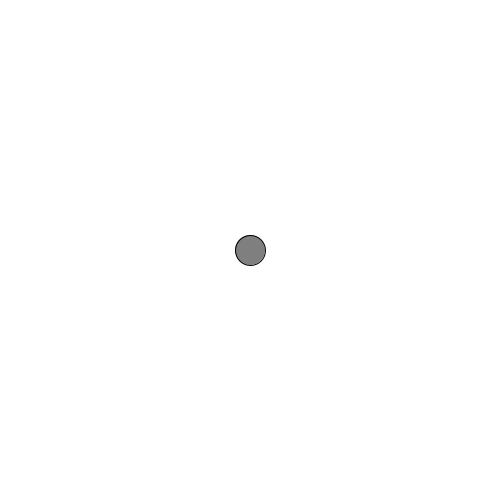
Frame 1 (no input)
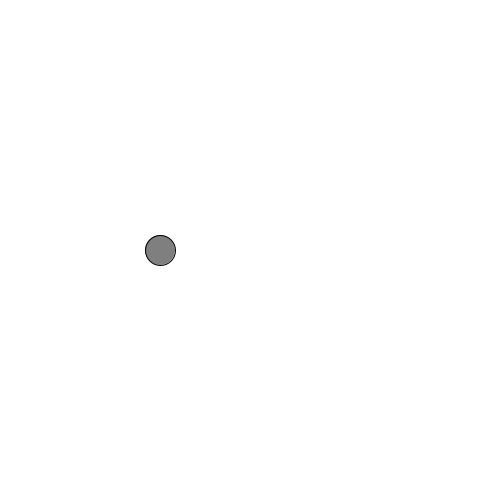
Frame 60 (the mouse pressed at the canvas centre just before this capture)
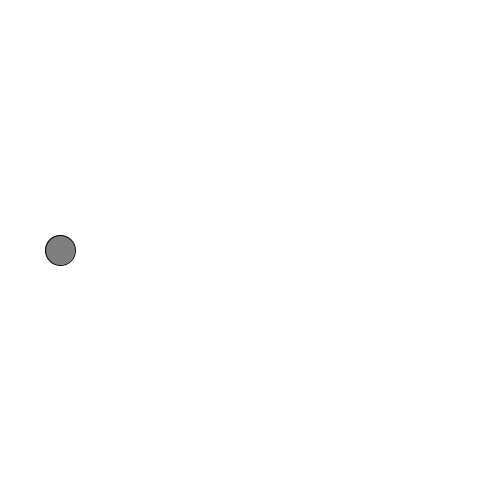
Frame 120 (the mouse held since frame 60 and released just before this capture)

The Processing sketch that drew these frames (run headless with seeded random() and noise(); from frame 60 on, the mouse is pressed at the canvas centre):

// Processing sketch: linear_movement
// ── linear_movement.pde
// declare variables

float x, y, r=15, stepX, stepY;

void setup(){

  // set screen size
  size(500, 500);
  
  // initialize variables
  x=width/2;
  y=height/2;
  // how much we increment the coordinates by
  stepX=-10;
  stepY=0;
  
  // set starting background color
  background(255);
}

void draw(){
  
  // blank out canvas
  background(255);
  
  // style our shape
  strokeWeight(1);
  stroke(0);
  fill(127);
  
  // draw shape
  ellipse(x,y,2*r,2*r);
  
  // incremental motion
  x=x+stepX;
  y=y+stepY;
  
  // wrap around math(s)
  x=(x+width) % width;
  y=(y+height) % height;
  
  // drunk walk
  //stepX=random(-5,5);
  //stepY=random(-5,5);
  
  println("X: "+x+", Y: "+y);
}
